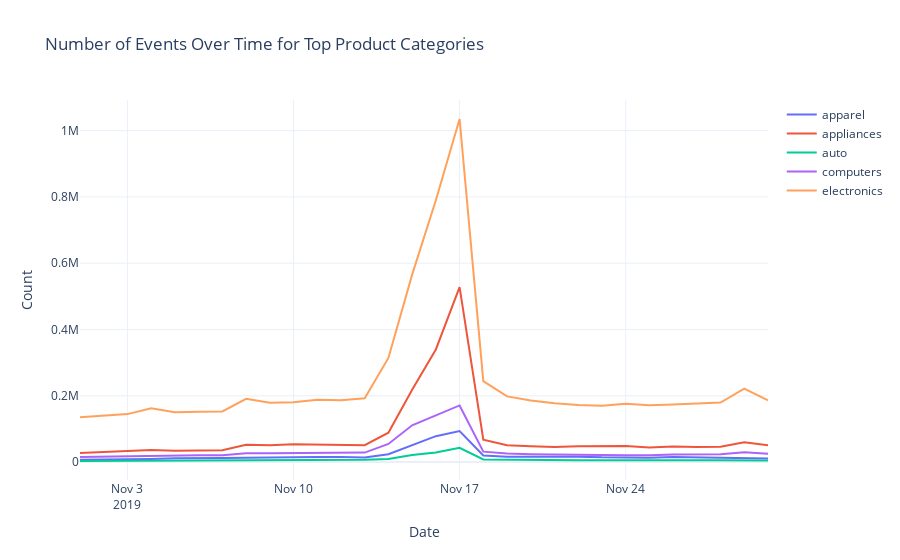

Notebook cell for this chart:
### Code cell
# Create a Plotly figure object
fig = go.Figure()

# Iterate over each top category
for category in categories:
    # Filter the dataframe for the current category
    category_df = df[df['product_category'] == category]
    
    # Group data by 'date' and count occurrences
    date_counts = category_df.groupby('date').size()
    
    # Add trace for the current category
    fig.add_trace(go.Scatter(x=date_counts.index, y=date_counts.values, mode='lines', name=category))

# Update layout
fig.update_layout(title='Number of Events Over Time for Top Product Categories',
                  xaxis_title='Date',
                  yaxis_title='Count',
                  template='plotly_white')  # Set plot theme

# Show plot
fig.show()
